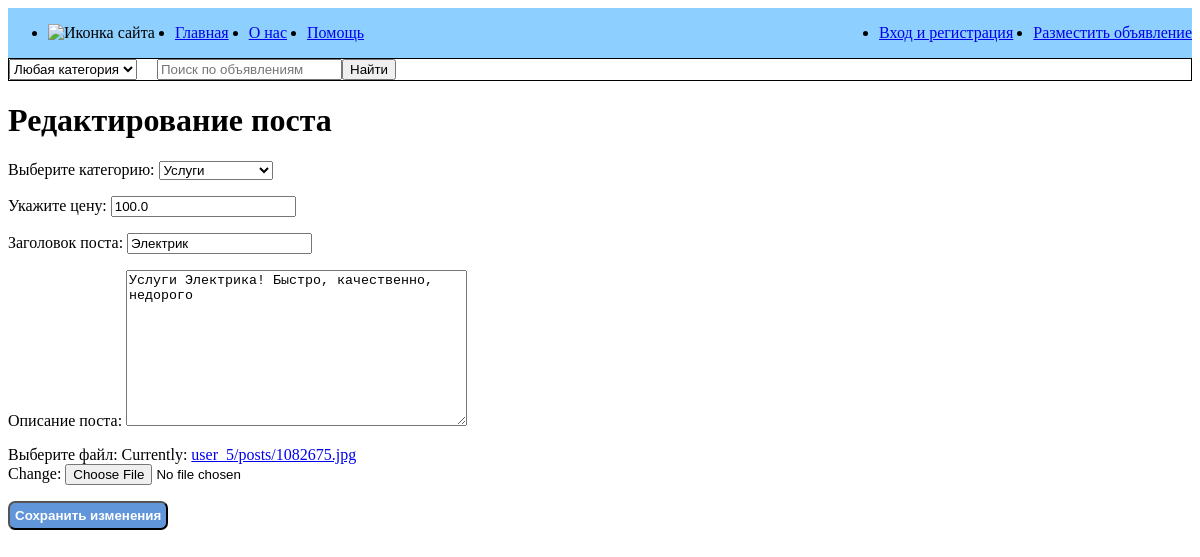
Before: /advito/post/3/edit/ (signed in) with the older database file.
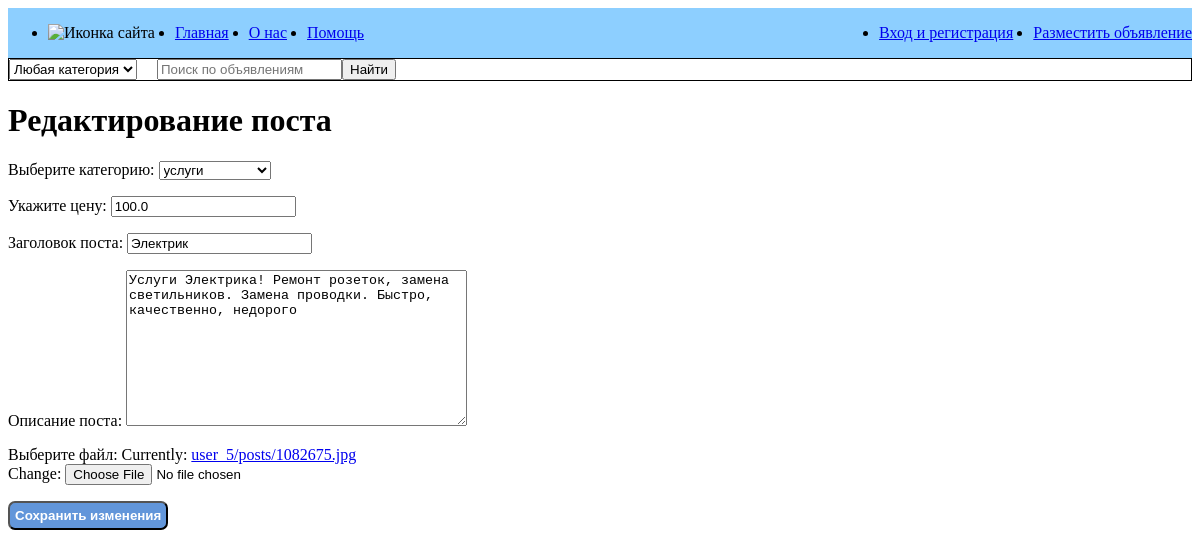
After: the same page with the newer database file.
### advito/models.py (models this page shows, shortened)
class Post(models.Model):
    author = models.ForeignKey(User, on_delete=models.CASCADE)
    category = models.ForeignKey(CategoryPost, on_delete=models.CASCADE, verbose_name="Категория", related_name='category')
    price = models.FloatField(verbose_name="Цена", blank=True)
    name_descript = models.CharField(max_length=200,  blank=True, verbose_name="Название объявления")
    description = models.TextField(max_length=1000, blank=True, verbose_name="Описание объявления")
    image = models.ImageField(upload_to=user_directory_path, verbose_name="Фото объявления")
    date_pub = models.DateTimeField(default=timezone.now, verbose_name="Дата объявления")
    date_edit = models.DateTimeField(default=timezone.now, verbose_name="Дата редактирования")

### advito/views.py (the view, shortened to what this page needs)
# urls.py: path('post/<int:post_id>/edit/', views.PostEditView.as_view(), name='post_edit'),
class PostEditView(UpdateView):
    model = Post
    pk_url_kwarg = 'post_id'
    template_name = 'advito/post_edit.html'
    form_class = PostForm
    def dispatch(self, request, *args, **kwargs):
        obj = self.get_object()
        if obj.author != request.user:
            raise PermissionDenied ("Вы не автор этого поста!!!")
        return super(PostEditView, self).dispatch(request, *args, **kwargs)

### advito/forms.py
class PostForm(forms.ModelForm):
    class Meta:
        model = Post
        fields = ['category', 'price', 'name_descript','description', 'image']
        labels = {
            'category':'Выберите категорию',
            'price': 'Укажите цену',
            'name_descript':'Заголовок поста',
            'description': 'Описание поста',
            'image':'Выберите файл',
        }
        widjets = {
            'category':forms.Textarea(attrs={
                'class': 'form__category',
                'placeholder': 'Описание поста',
            }),
            'price':forms.Textarea(attrs={
                'class': 'form__textarea',
                'placeholder': 'Цена',
            }),
            'name_descript':forms.Textarea(attrs={
                'class': 'form__title',
                'placeholder': 'Название поста',
            }),
            'description':forms.Textarea(attrs={
                'class': 'form__text',
                'placeholder': 'Описание поста',
            }),
            'image':forms.ClearableFileInput(attrs={
                'class': 'form__file',
                'type': 'file',
            }),
        }

### advito/templates/advito/post_edit.html (shortened to what this page needs)
{% extends 'base.html' %}
{% block content %}
  <h1>Редактирование поста</h1>
  <form method="POST" enctype="multipart/form-data">
    {{ form.as_p }}
    <button class="button" type="submit">Сохранить изменения</button>
  </form>
{% endblock  %}

Changed rows visible on the page:
changed Post "Электрик": category "Услуги" → "услуги"; description "Услуги Электрика! Быстро, качественно, недорого" → "Услуги Электрика! Ремонт розеток, замена светильников. Замена проводки. Быстро, качественно, недорого"
